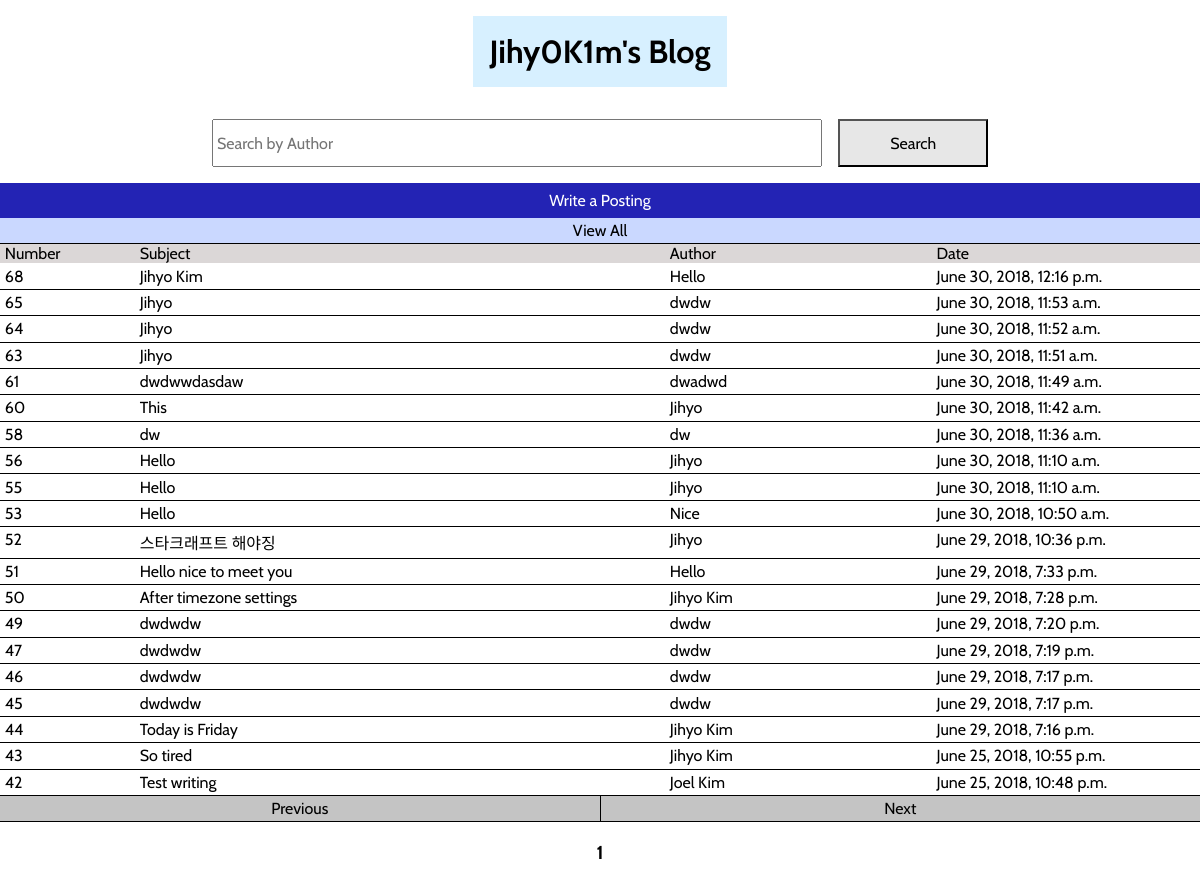
/post/1, run on the app's committed database.
### post/models.py (models this page shows, shortened)
class Post(models.Model):
    subject = models.CharField(max_length=255)
    author = models.CharField(max_length=50)
    content = models.TextField()
    date = models.DateTimeField(default=timezone.now, blank=True)

### post/views.py (the view)
# urls.py: path('<int:page_num>', views.postpage, name='postpage'),
def postpage(request, page_num):
    numOfPostsPerPage = 20
    tempNum = (page_num-1) * numOfPostsPerPage
    tempPosts = []
    for i in range(0, len(Post.objects.all())):
        tempPosts.append(Post.objects.all()[i])
    tempPosts.reverse()
    tempPosts2 = tempPosts[tempNum:tempNum+numOfPostsPerPage]
    if page_num == 1:
        return render(request, 'post/viewAllPosts.html', {"posts": tempPosts2, 'pre_page': 1, 'next_page': page_num+1, 'page_num': page_num})
    else:
        return render(request, 'post/viewAllPosts.html', {"posts": tempPosts2, 'pre_page': page_num-1, 'next_page': page_num+1, 'page_num': page_num})

### post/templates/post/viewAllPosts.html
{% extends 'post/base.html' %}
{% block content %}
{% for up in posts %}
<a href="{% url 'post:ViewPost' up.id %}">
<li>
    <ul class="posting-info">
        <li class="number">{{up.pk}}</li>
        <li class="subject">{{up.subject}}</li>
        <li class="author">{{up.author}}</li>
        <li class="date">{{up.date}}</li>
    </ul>
</li>
</a>
{% endfor %}
{% endblock %}

### post/templates/post/base.html (shortened to what this page needs)
{% load static %}
<!DOCTYPE html>
<html lang="en">
<head>
    <link rel="stylesheet" href="{% static 'base_style.css' %}">
</head>
<body>
    <header class="main-header">
        <h1><a href="#">Jihy0K1m's Blog</a></h1>
    </header>
    <section class="main-section">
        <a href="{% url 'post:AddNewPost' %}" class="wbtn">Write a Posting</a>
        <a href="{% url 'post:postpage' 1 %}" class="view-all">View All</a>
        <form action="{% url 'post:SearchPost' 1 %}" class="search" method="POST">
            <input type="text" id="search-field" placeholder="Search by Author" name="target_author">
            <input type="submit" id="search-btn" value="Search">
        </form>
        <div class="guider">
            <ul>
                <li class="number">Number</li>
                <li class="subject">Subject</li>
                <li class="author">Author</li>
                <li class="date">Date</li>
            </ul>
        </div>
        <div class="posting">
            <ul>
                {% block content %}
                {% endblock %}
            </ul>
        </div>
        <br>
        <div class="page-controller">
            <a href="{% url 'post:postpage' pre_page %}" class="previouspage">Previous</a>
            <a href="{% url 'post:postpage' next_page %}" class="nextpage">Next</a>
        </div>
        <h3 id="page_num" align='center'>{{page_num}}</h3>
        <br>
    </section>
</body>
</html>

### post/static/base_style.css (style rules this page uses)
* { padding: 0; margin: 0; font-family: 'Cabin', sans-serif; }
body { display: grid; grid-template-areas: 'main-header' 'main-section'; }
.main-header { grid-area: main-header; margin: 2em 0em; }
.main-header>h1 { text-align: center; }
.main-header>h1>a { text-decoration: none; color: black; background: rgb(215, 240, 255); padding: .5em; }
.main-section { grid-area: main-section; }
.guider { grid-area: guider; }
.posting { grid-area: posting; }
.guider>ul { list-style: none; display: flex; background-color: rgb(219, 215, 215); }
.guider>ul>li { padding-left: .2em; text-align: left; }
.guider>ul>.number { padding-left: .3em; flex: .5; }
.guider>ul>.subject { flex: 2; }
.guider>ul>.author { flex: 1; }
.guider>ul>.date { flex: 1; }
.posting>ul>a { text-decoration: none; color: black; }
.posting>ul>a>li { list-style: none; padding-top: .2em; padding-bottom: .2em; text-align: center; font-size: 16px; border-bottom-width: 1px; border-bottom-color: black; border-bottom-style: solid }
.posting>ul>a>li>.posting-info { display: flex; list-style: none; }
.posting>ul>a>li>.posting-info>li { text-align: left; padding-left: .2em; }
.posting>ul>a>li>.posting-info>.number { padding-left: .3em; flex:.5; }
.posting>ul>a>li>.posting-info>.subject { flex:2; }
.posting>ul>a>li>.posting-info>.author { flex: 1; }
.posting>ul>a>li>.posting-info>.date { flex: 1; }
.main-section { display: grid; grid-template-columns: 1fr; grid-template-areas: 'search' 'wbtn' 'view-all' 'guider' 'posting' 'page-controller'; }
.wbtn { text-decoration: none; color: rgb(255, 255, 255); background: rgb(35, 35, 180); padding: .5em .5em; text-align: center; grid-area: wbtn; }
.search { grid-area: search; display: flex; justify-content: center; }
.search>#search-field { flex: 4; font-size: 1em; padding: 0.2em 0.2em; margin-left: 3em; margin-right: 0em; margin-top: 1em; margin-bottom: 1em; max-width: 600px; }
.search>#search-btn { -webkit-appearance: none; flex: 1; font-size: 1em; width: 1em; height: 3em; background: rgb(231, 231, 231); margin-left: 1em; margin-right: 3em; margin-top: 1em; margin-bottom: 1em; max-width: 150px; }
.page-controller { display: flex; grid-area: page-controller; }
.page-controller>a { text-align: center; text-decoration: none; font-size: 1em; color: black; border-bottom-style: solid; border-bottom-width: 1px; border-bottom-color: black; padding: .2em .2em; }
.view-all { grid-area: view-all; background: rgb(202, 216, 255); text-align: center; text-decoration: none; font-size: 1em; color: black; border-bottom-style: solid; border-bottom-width: 1px; border-bottom-color: black; padding: .2em .2em; }
.page-controller>.nextpage { background: rgb(196, 196, 196); flex: 1; }
.page-controller>.previouspage { background: rgb(196, 196, 196); border-right-style: solid; border-right-width: 1px; border-right-color: black; flex: 1; }

### data on the page
Post: pk "68", subject "Jihyo Kim", author "Hello", date "June 30, 2018, 12:16 p.m."
Post: pk "65", subject "Jihyo", author "dwdw", date "June 30, 2018, 11:53 a.m."
Post: pk "64", subject "Jihyo", author "dwdw", date "June 30, 2018, 11:52 a.m."
Post: pk "63", subject "Jihyo", author "dwdw", date "June 30, 2018, 11:51 a.m."
Post: pk "61", subject "dwdwwdasdaw", author "dwadwd", date "June 30, 2018, 11:49 a.m."
Post: pk "60", subject "This", author "Jihyo", date "June 30, 2018, 11:42 a.m."
Post: pk "58", subject "dw", author "dw", date "June 30, 2018, 11:36 a.m."
Post: pk "56", subject "Hello", author "Jihyo", date "June 30, 2018, 11:10 a.m."
Post: pk "55", subject "Hello", author "Jihyo", date "June 30, 2018, 11:10 a.m."
Post: pk "53", subject "Hello", author "Nice", date "June 30, 2018, 10:50 a.m."
Post: pk "52", subject "스타크래프트 해야징", author "Jihyo", date "June 29, 2018, 10:36 p.m."
Post: pk "51", subject "Hello nice to meet you", author "Hello", date "June 29, 2018, 7:33 p.m."
Post: pk "50", subject "After timezone settings", author "Jihyo Kim", date "June 29, 2018, 7:28 p.m."
Post: pk "49", subject "dwdwdw", author "dwdw", date "June 29, 2018, 7:20 p.m."
Post: pk "47", subject "dwdwdw", author "dwdw", date "June 29, 2018, 7:19 p.m."
Post: pk "46", subject "dwdwdw", author "dwdw", date "June 29, 2018, 7:17 p.m."
Post: pk "45", subject "dwdwdw", author "dwdw", date "June 29, 2018, 7:17 p.m."
Post: pk "44", subject "Today is Friday", author "Jihyo Kim", date "June 29, 2018, 7:16 p.m."
Post: pk "43", subject "So tired", author "Jihyo Kim", date "June 25, 2018, 10:55 p.m."
Post: pk "42", subject "Test writing", author "Joel Kim", date "June 25, 2018, 10:48 p.m."

### other printed values
{{ page_num }} "1"
